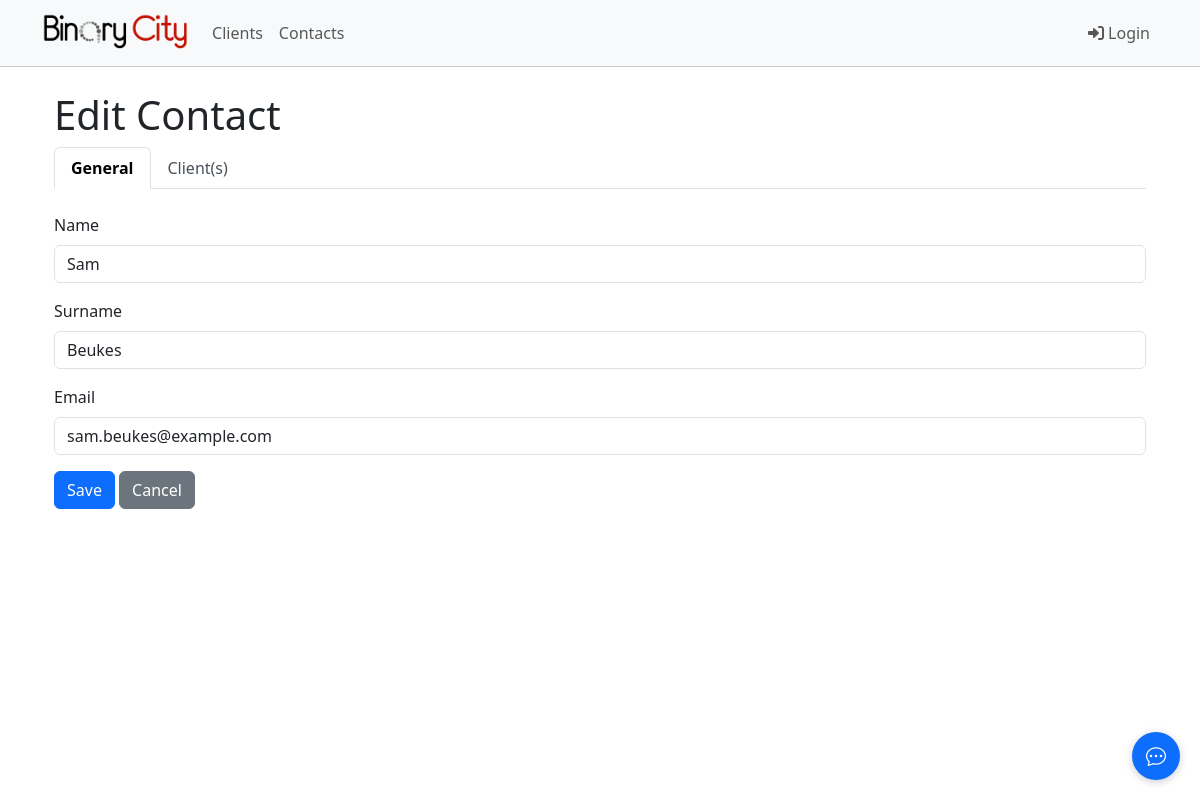
The app's page /contacts/21/edit/ with its own data.
### binarycity/models.py (models this page shows, shortened)
class Contact(models.Model):
    name = models.CharField(max_length=255, db_index=True)
    surname = models.CharField(max_length=255, db_index=True)
    email = models.EmailField(unique=True, validators=[EmailValidator()], db_index=True)
    created_at = models.DateTimeField(auto_now_add=True, db_index=True)
    updated_at = models.DateTimeField(auto_now=True)
    class Meta:
        ordering = ['surname', 'name']
        indexes = [
            models.Index(fields=['surname', 'name']),
            models.Index(fields=['email']),
            models.Index(fields=['created_at']),
        ]

### binarycity/views.py (the view)
# urls.py: path('contacts/<int:pk>/edit/', views.ContactUpdateView.as_view(), name='contact_update'),
class ContactUpdateView(UpdateView):
    model = Contact
    form_class = ContactForm
    template_name = 'binarycity/contact_form.html'
    success_url = reverse_lazy('contact_list')
    def get_context_data(self, **kwargs):
        context = super().get_context_data(**kwargs)
        all_clients = Client.objects.all()
        linked_clients = self.object.clients.all()
        linked_paginator = Paginator(linked_clients, 5)
        linked_page = self.request.GET.get('linked_page', 1)
        context['linked_clients'] = linked_paginator.get_page(linked_page)
        available_clients = all_clients.exclude(id__in=linked_clients.values_list('id', flat=True))
        available_paginator = Paginator(available_clients, 5)
        available_page = self.request.GET.get('available_page', 1)
        context['clients'] = available_paginator.get_page(available_page)
        return context

### binarycity/forms.py (shortened to what this page needs)
class ContactForm(forms.ModelForm):
    class Meta:
        model = Contact
        fields = ['name', 'surname', 'email']
        widgets = {
            'name': forms.TextInput(attrs={
                'class': 'form-control',
                'placeholder': 'Enter first name'
            }),
            'surname': forms.TextInput(attrs={
                'class': 'form-control',
                'placeholder': 'Enter surname'
            }),
            'email': forms.EmailInput(attrs={
                'class': 'form-control',
                'placeholder': 'Enter email address'
            }),
        }

### binarycity/templates/binarycity/contact_form.html (shortened to what this page needs)
{% extends 'base.html' %}
{% block content %}
<div class="container">
    <h1>{% if object %}Edit{% else %}New{% endif %} Contact</h1>
    <ul class="nav nav-tabs mb-4" id="contactTabs" role="tablist">
        <li class="nav-item">
            <a class="nav-link active" id="general-tab" data-bs-toggle="tab" href="#general" role="tab">General</a>
        </li>
        {% if object %}
        <li class="nav-item">
            <a class="nav-link" id="clients-tab" data-bs-toggle="tab" href="#clients" role="tab">Client(s)</a>
        </li>
        {% endif %}
    </ul>
    <div class="tab-content" id="contactTabContent">
        <div class="tab-pane fade show active" id="general" role="tabpanel">
            <form method="post" class="needs-validation" novalidate>
                <div class="mb-3">
                    <label for="{{ form.name.id_for_label }}" class="form-label">Name</label>
                    {{ form.name }}
                </div>
                <div class="mb-3">
                    <label for="{{ form.surname.id_for_label }}" class="form-label">Surname</label>
                    {{ form.surname }}
                </div>
                <div class="mb-3">
                    <label for="{{ form.email.id_for_label }}" class="form-label">Email</label>
                    {{ form.email }}
                </div>
                <button type="submit" class="btn btn-primary">Save</button>
                <a href="{% url 'contact_list' %}" class="btn btn-secondary">Cancel</a>
            </form>
        </div>
    </div>
</div>
{% endblock %}

### binarycity/templates/base.html (style rules this page uses)
.nav-tabs .nav-link { color: #495057; }
.nav-tabs .nav-link.active { font-weight: bold; }

### records on screen
Contact: name "Sam", surname "Beukes", email "sam.beukes@example.com"
